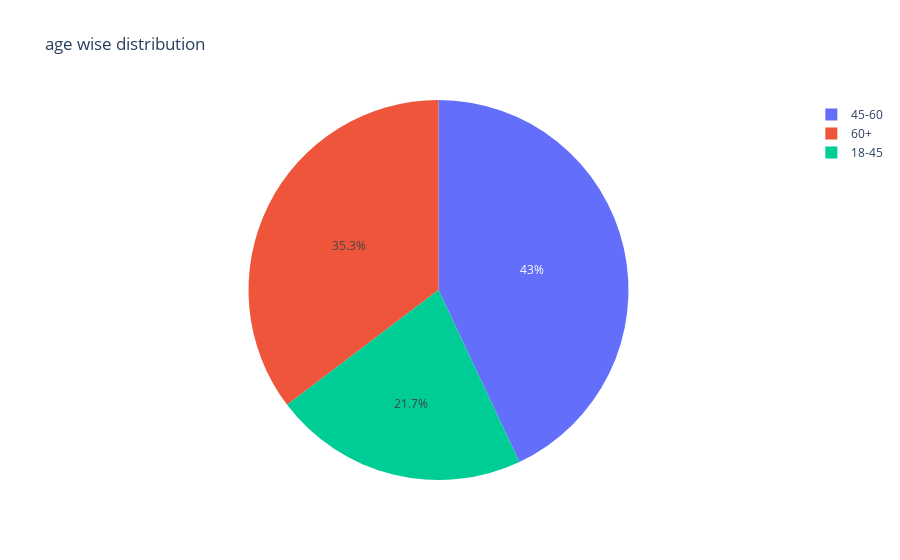

Write notebook code for a chart like this one.
### Code cell
firstage=df_vaccine["18-45 years (Age)"].iloc[135]
secondage=df_vaccine["45-60 years (Age)"].iloc[135]
thirdage=df_vaccine["60+ years (Age)"].iloc[135]
px.pie(names=["18-45","45-60","60+"],values=[firstage,secondage,thirdage],title="age wise distribution")

### Figure 1 — Plotly figure (JSON) as saved in the notebook; plotly's stock layout.template omitted (floating-point values rounded to 4 significant figures)
{"data": [{"domain": {"x": [0, 1], "y": [0, 1]}, "hovertemplate": "label=%{label}<br>value=%{value}<extra></extra>", "labels": ["18-45", "45-60", "60+"], "legendgroup": "", "name": "", "showlegend": true, "type": "pie", "values": [36494965, 72388059, 59461062]}], "layout": {"legend": {"tracegroupgap": 0}, "title": {"text": "age wise distribution"}, "autosize": true}}
